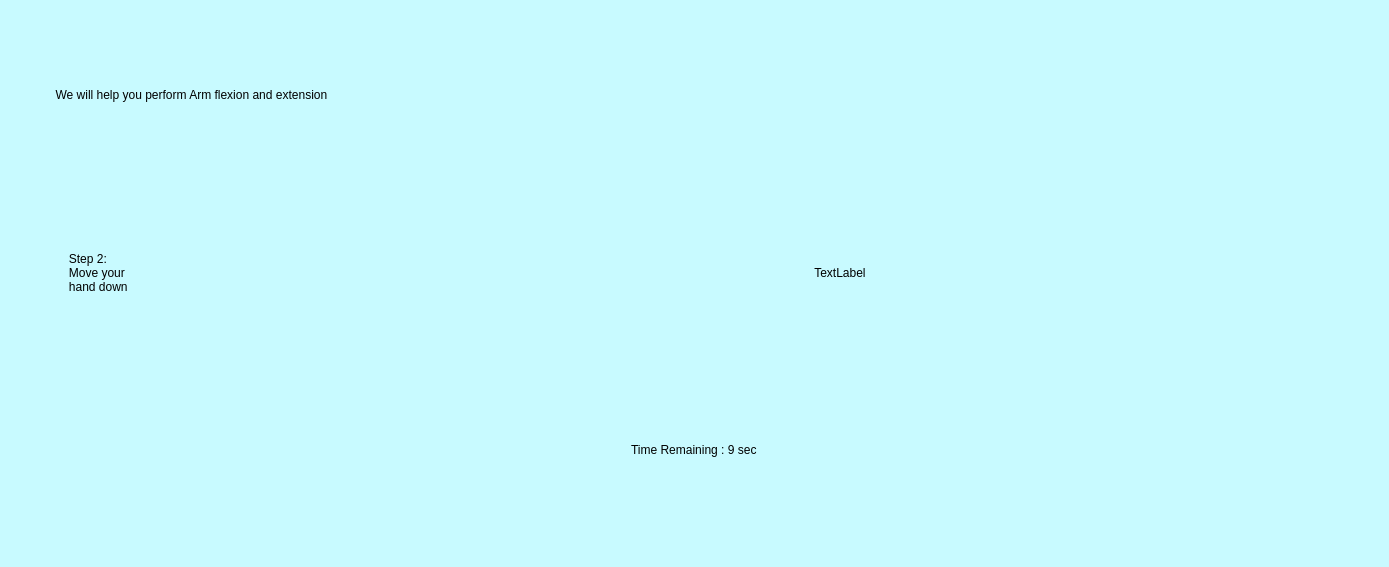
<?xml version="1.0" encoding="UTF-8"?>
<ui version="4.0">
 <class>MainWindow</class>
 <widget class="QMainWindow" name="MainWindow">
  <property name="geometry">
   <rect>
    <x>0</x>
    <y>0</y>
    <width>1389</width>
    <height>567</height>
   </rect>
  </property>
  <property name="windowTitle">
   <string>MainWindow</string>
  </property>
  <property name="styleSheet">
   <string notr="true">background-color: rgb(200, 250, 255);</string>
  </property>
  <widget class="QWidget" name="centralwidget">
   <layout class="QVBoxLayout" name="verticalLayout_2">
    <item>
     <widget class="QLabel" name="title">
      <property name="styleSheet">
       <string notr="true">font: 75 30pt &quot;MS Shell Dlg 2&quot;;</string>
      </property>
      <property name="text">
       <string>              We will help you perform Arm flexion and extension</string>
      </property>
     </widget>
    </item>
    <item>
     <layout class="QHBoxLayout" name="horizontalLayout_3">
      <item>
       <widget class="QLabel" name="step">
        <property name="enabled">
         <bool>true</bool>
        </property>
        <property name="sizePolicy">
         <sizepolicy hsizetype="Preferred" vsizetype="Preferred">
          <horstretch>0</horstretch>
          <verstretch>0</verstretch>
         </sizepolicy>
        </property>
        <property name="styleSheet">
         <string notr="true">font: 30pt &quot;MS Shell Dlg 2&quot;;</string>
        </property>
        <property name="text">
         <string>                  Step 2:
                  Move your 
                  hand down</string>
        </property>
       </widget>
      </item>
      <item>
       <widget class="QLabel" name="gif">
        <property name="sizePolicy">
         <sizepolicy hsizetype="Preferred" vsizetype="Preferred">
          <horstretch>0</horstretch>
          <verstretch>0</verstretch>
         </sizepolicy>
        </property>
        <property name="text">
         <string>                                   TextLabel</string>
        </property>
       </widget>
      </item>
     </layout>
    </item>
    <item>
     <layout class="QHBoxLayout" name="horizontalLayout_4">
      <item>
       <widget class="QLabel" name="time">
        <property name="sizePolicy">
         <sizepolicy hsizetype="Fixed" vsizetype="Preferred">
          <horstretch>0</horstretch>
          <verstretch>0</verstretch>
         </sizepolicy>
        </property>
        <property name="styleSheet">
         <string notr="true">font: 30pt &quot;MS Shell Dlg 2&quot;;</string>
        </property>
        <property name="text">
         <string>Time Remaining : 9 sec</string>
        </property>
       </widget>
      </item>
     </layout>
    </item>
   </layout>
  </widget>
  <widget class="QMenuBar" name="menubar">
   <property name="geometry">
    <rect>
     <x>0</x>
     <y>0</y>
     <width>1389</width>
     <height>26</height>
    </rect>
   </property>
  </widget>
  <widget class="QStatusBar" name="statusbar"/>
 </widget>
 <resources/>
 <connections/>
</ui>
